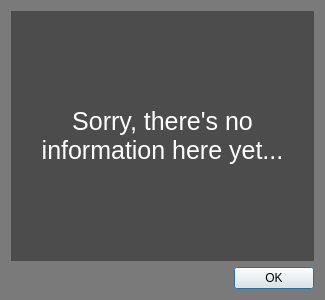
<?xml version="1.0" encoding="UTF-8"?>
<ui version="4.0">
 <class>Ui_warning</class>
 <widget class="QDialog" name="Ui_warning">
  <property name="geometry">
   <rect>
    <x>0</x>
    <y>0</y>
    <width>325</width>
    <height>300</height>
   </rect>
  </property>
  <property name="windowTitle">
   <string>No info</string>
  </property>
  <property name="windowIcon">
   <iconset>
    <normaloff>icon.ico</normaloff>icon.ico</iconset>
  </property>
  <property name="styleSheet">
   <string notr="true">QLabel {
color: rgb(255, 255, 255);
background-color: rgb(76, 76, 76)
}
QDialog {
	background-color: rgb(122, 122, 122);
}
</string>
  </property>
  <layout class="QVBoxLayout" name="verticalLayout">
   <item>
    <widget class="QLabel" name="label">
     <property name="font">
      <font>
       <pointsize>19</pointsize>
      </font>
     </property>
     <property name="styleSheet">
      <string notr="true"/>
     </property>
     <property name="text">
      <string>Sorry, there's no information here yet...</string>
     </property>
     <property name="alignment">
      <set>Qt::AlignCenter</set>
     </property>
     <property name="wordWrap">
      <bool>true</bool>
     </property>
    </widget>
   </item>
   <item>
    <widget class="QDialogButtonBox" name="buttonBox">
     <property name="orientation">
      <enum>Qt::Horizontal</enum>
     </property>
     <property name="standardButtons">
      <set>QDialogButtonBox::Ok</set>
     </property>
    </widget>
   </item>
  </layout>
 </widget>
 <resources/>
 <connections>
  <connection>
   <sender>buttonBox</sender>
   <signal>accepted()</signal>
   <receiver>Ui_warning</receiver>
   <slot>accept()</slot>
   <hints>
    <hint type="sourcelabel">
     <x>248</x>
     <y>254</y>
    </hint>
    <hint type="destinationlabel">
     <x>157</x>
     <y>274</y>
    </hint>
   </hints>
  </connection>
  <connection>
   <sender>buttonBox</sender>
   <signal>rejected()</signal>
   <receiver>Ui_warning</receiver>
   <slot>reject()</slot>
   <hints>
    <hint type="sourcelabel">
     <x>316</x>
     <y>260</y>
    </hint>
    <hint type="destinationlabel">
     <x>286</x>
     <y>274</y>
    </hint>
   </hints>
  </connection>
 </connections>
</ui>
